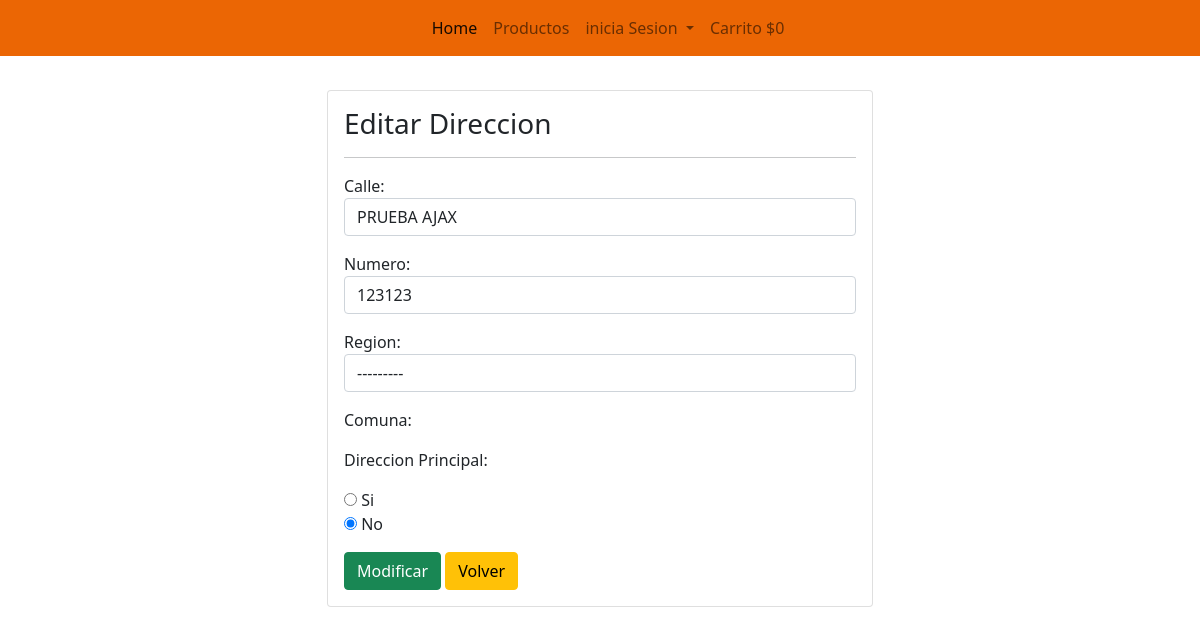
The page /user/modificar_direccion/13/ on the database its author committed.
### user/models.py (models this page shows, shortened)
class Direccion(models.Model):
    id_direccion = models.AutoField(primary_key=True)
    calle        = models.CharField(max_length=50, null=False)
    numero       = models.CharField(max_length=20, null=False)
    id_comuna    = models.ForeignKey(Comuna, on_delete=models.CASCADE)
    id_usuario   = models.ForeignKey(Usuario, on_delete=models.CASCADE)
    principal    = models.CharField(max_length=2,default="SI")

### user/views.py (the view, shortened to what this page needs)
# urls.py: path('modificar_direccion/<id>/',modificar_direccion, name='modificar_direccion'),
def modificar_direccion(request, id):
    direccion = get_object_or_404(Direccion, id_direccion=id)
    data = {
        'form': DireccionForm(instance=direccion)
    }
    print(data)
    return render(request, 'perfil/direccion/editar_direccion.html', data)

### user/forms.py
class DireccionForm(forms.ModelForm):
    calle = forms.CharField(widget=forms.TextInput(attrs={'class': 'form-control' }))
    numero = forms.IntegerField(widget=forms.NumberInput(attrs={'class': 'form-control' }))
    region = forms.ModelChoiceField(queryset=Region.objects.all(), widget=forms.Select(attrs={'class': 'form-control' }))
    id_comuna = forms.ModelChoiceField(queryset=Comuna.objects.all(), widget=forms.Select(attrs={'class': 'form-control' , 'hidden' : 'true'}),label='Comuna')
    principal = forms.ChoiceField(
    required=True,
    widget=forms.RadioSelect,
    choices=FAVORITE_COLORS_CHOICES,
    label='Direccion Principal',
    )
    class Meta:
        model = Direccion
        fields = ('id_direccion','calle','numero','region','id_comuna','principal')

### carrito/context_processor.py (called while the page is built)
def importe_total_carro(request):
    total=0
    if 'carro' in request.session:
        for key, value in request.session["carro"].items():
            total=total+(int(value["precio"]))
    return {"importe_total_carro":total}

def precio_totalMasEnvio(request):
    precio_envio = PrecioEnvio.objects.only('precio').get(id_envio=1)
    total=0 + precio_envio.precio
    if 'carro' in request.session:
        for key, value in request.session["carro"].items():
            total=total+(int(value["precio"]))
    return {"precio_totalMasEnvio":total}

### web/models.py (called while the page is built)
    def __str__(self):
        return self.nombre

    def __str__(self):
        return self.nombre

### user/templates/perfil/direccion/editar_direccion.html (shortened to what this page needs)
{% extends 'web/base.html' %}
{% load crispy_forms_tags %}
{% load static %}
{% block body %}
<div class="container-sm" id="modificarDireccion">
  <div class="row">
      <div class="col-12 col-md-6 offset-md-3">
          <div class="card">
              <div class="card-body">
                  <h3>Editar Direccion</h3>
                  <hr>
                  <form action="" method="post">
                      {{ form.as_p }}
                      <input type="submit" value="Modificar" class="btn btn-success float-right">
                      <a href="{% url 'listar_direccion' user.rut %}" class="btn btn-warning">Volver</a>
                  </form>
              </div>
          </div>
      </div>
  </div>
</div>
{% endblock %}

### static/css/style.css (style rules this page uses)
body { background-color: black; }
#modificarDireccion { padding-top: 90px; }

### rows shown on the page
Direccion: calle "PRUEBA AJAX", numero "123123", principal "☐ Si ☑ No"

### other values the page prints
{{ importe_total_carro }} "0"
